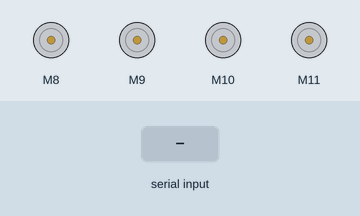
Simulated run of this sketch. Board: Arduino Uno, built with avr-gcc and run on an emulated ATmega328P. On the bench: 4 × DC motor (green arrow = forward, orange = backward, longer = faster). The inputs (shaded band) are chosen by the test bench.

Above: at 1.2 s.
1.3 s: "F" received over Serial
At 1.9 s:
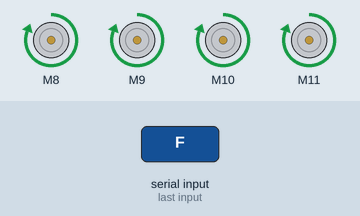
2.8 s: "B" received over Serial
At 4.0 s:
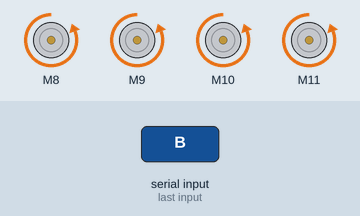
4.3 s: "L" received over Serial
At 5.4 s:
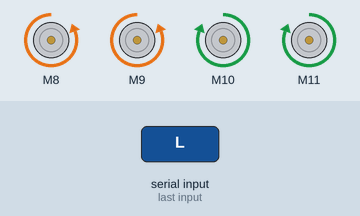
5.8 s: "R" received over Serial
At 6.5 s:
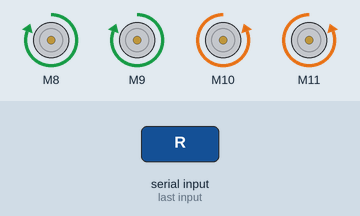
7.3 s: "I" received over Serial
At 7.7 s:
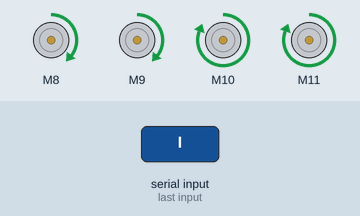
8.8 s: "J" received over Serial
At 10.0 s:
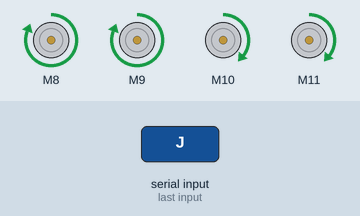
Timing chart, 0 to 11.3 s (numbered marks = the images above; inputs shaded):
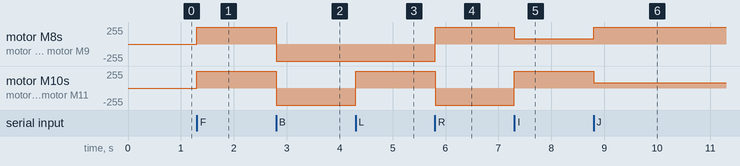

Measured:
- after the input at 1.3 s, motor M8–11: stopped → forward 255/255 at once
- after the input at 2.8 s, motor M8–11: forward 255/255 → backward 255/255 at once
- after the input at 4.3 s, motor M10, motor M11: backward 255/255 → forward 255/255 at once
- after the input at 5.8 s, motor M8, motor M9: backward 255/255 → forward 255/255 at once; motor M10, motor M11: forward 255/255 → backward 255/255 at once
- after the input at 7.3 s, motor M8, motor M9: forward 255/255 → forward 82/255 at once; motor M10, motor M11: backward 255/255 → forward 255/255 at once
- after the input at 8.8 s, motor M8, motor M9: forward 82/255 → forward 255/255 at once; motor M10, motor M11: forward 255/255 → forward 82/255 at once

The sketch:

arduino_code.ino
```cpp
#include <AFMotor.h>

//initial motors pin
AF_DCMotor motor1(8, MOTOR12_1KHZ);
AF_DCMotor motor2(9, MOTOR12_1KHZ);
AF_DCMotor motor3(10, MOTOR34_1KHZ);
AF_DCMotor motor4(11, MOTOR34_1KHZ);

int val;
int Speeed = 255;

void setup() {
  Serial.begin(9600);  //Set the baud rate to your Bluetooth module.
}
void loop() {
  if (Serial.available() > 0) {
    val = Serial.read();

    Stop();  //initialize with motors stoped

    if (val == 'F') {
      forward();
    }

    if (val == 'B') {
      back();
    }

    if (val == 'L') {
      left();
    }

    if (val == 'R') {
      right();
    }
    if (val == 'I') {
      topright();
    }

    if (val == 'J') {
      topleft();
    }

    if (val == 'K') {
      bottomright();
    }

    if (val == 'M') {
      bottomleft();
    }
    if (val == 'T') {
      Stop();
    }
  }
}
void forward() {
  motor1.setSpeed(Speeed);  //Define maximum velocity
  motor1.run(FORWARD);      //rotate the motor clockwise
  motor2.setSpeed(Speeed);  //Define maximum velocity
  motor2.run(FORWARD);      //rotate the motor clockwise
  motor3.setSpeed(Speeed);  //Define maximum velocity
  motor3.run(FORWARD);      //rotate the motor clockwise
  motor4.setSpeed(Speeed);  //Define maximum velocity
  motor4.run(FORWARD);      //rotate the motor clockwise
}

void back() {
  motor1.setSpeed(Speeed);  //Define maximum velocity
  motor1.run(BACKWARD);     //rotate the motor anti-clockwise
  motor2.setSpeed(Speeed);  //Define maximum velocity
  motor2.run(BACKWARD);     //rotate the motor anti-clockwise
  motor3.setSpeed(Speeed);  //Define maximum velocity
  motor3.run(BACKWARD);     //rotate the motor anti-clockwise
  motor4.setSpeed(Speeed);  //Define maximum velocity
  motor4.run(BACKWARD);     //rotate the motor anti-clockwise
}

void left() {
  motor1.setSpeed(Speeed);  //Define maximum velocity
  motor1.run(BACKWARD);     //rotate the motor anti-clockwise
  motor2.setSpeed(Speeed);  //Define maximum velocity
  motor2.run(BACKWARD);     //rotate the motor anti-clockwise
  motor3.setSpeed(Speeed);  //Define maximum velocity
  motor3.run(FORWARD);      //rotate the motor clockwise
  motor4.setSpeed(Speeed);  //Define maximum velocity
  motor4.run(FORWARD);      //rotate the motor clockwise
}

void right() {
  motor1.setSpeed(Speeed);  //Define maximum velocity
  motor1.run(FORWARD);      //rotate the motor clockwise
  motor2.setSpeed(Speeed);  //Define maximum velocity
  motor2.run(FORWARD);      //rotate the motor clockwise
  motor3.setSpeed(Speeed);  //Define maximum velocity
  motor3.run(BACKWARD);     //rotate the motor anti-clockwise
  motor4.setSpeed(Speeed);  //Define maximum velocity
  motor4.run(BACKWARD);     //rotate the motor anti-clockwise
}

void topleft() {
  motor1.setSpeed(Speeed);        //Define maximum velocity
  motor1.run(FORWARD);            //rotate the motor clockwise
  motor2.setSpeed(Speeed);        //Define maximum velocity
  motor2.run(FORWARD);            //rotate the motor clockwise
  motor3.setSpeed(Speeed / 3.1);  //Define maximum velocity
  motor3.run(FORWARD);            //rotate the motor clockwise
  motor4.setSpeed(Speeed / 3.1);  //Define maximum velocity
  motor4.run(FORWARD);            //rotate the motor clockwise
}

void topright() {
  motor1.setSpeed(Speeed / 3.1);  //Define maximum velocity
  motor1.run(FORWARD);            //rotate the motor clockwise
  motor2.setSpeed(Speeed / 3.1);  //Define maximum velocity
  motor2.run(FORWARD);            //rotate the motor clockwise
  motor3.setSpeed(Speeed);        //Define maximum velocity
  motor3.run(FORWARD);            //rotate the motor clockwise
  motor4.setSpeed(Speeed);        //Define maximum velocity
  motor4.run(FORWARD);            //rotate the motor clockwise
}

void bottomleft() {
  motor1.setSpeed(Speeed);        //Define maximum velocity
  motor1.run(BACKWARD);           //rotate the motor anti-clockwise
  motor2.setSpeed(Speeed);        //Define maximum velocity
  motor2.run(BACKWARD);           //rotate the motor anti-clockwise
  motor3.setSpeed(Speeed / 3.1);  //Define maximum velocity
  motor3.run(BACKWARD);           //rotate the motor anti-clockwise
  motor4.setSpeed(Speeed / 3.1);  //Define maximum velocity
  motor4.run(BACKWARD);           //rotate the motor anti-clockwise
}

void bottomright() {
  motor1.setSpeed(Speeed / 3.1);  //Define maximum velocity
  motor1.run(BACKWARD);           //rotate the motor anti-clockwise
  motor2.setSpeed(Speeed / 3.1);  //Define maximum velocity
  motor2.run(BACKWARD);           //rotate the motor anti-clockwise
  motor3.setSpeed(Speeed);        //Define maximum velocity
  motor3.run(BACKWARD);           //rotate the motor anti-clockwise
  motor4.setSpeed(Speeed);        //Define maximum velocity
  motor4.run(BACKWARD);           //rotate the motor anti-clockwise
}


void Stop() {
  motor1.setSpeed(0);   //Define minimum velocity
  motor1.run(RELEASE);  //stop the motor when release the button
  motor2.setSpeed(0);   //Define minimum velocity
  motor2.run(RELEASE);  //rotate the motor clockwise
  motor3.setSpeed(0);   //Define minimum velocity
  motor3.run(RELEASE);  //stop the motor when release the button
  motor4.setSpeed(0);   //Define minimum velocity
  motor4.run(RELEASE);  //stop the motor when release the button
}
```
